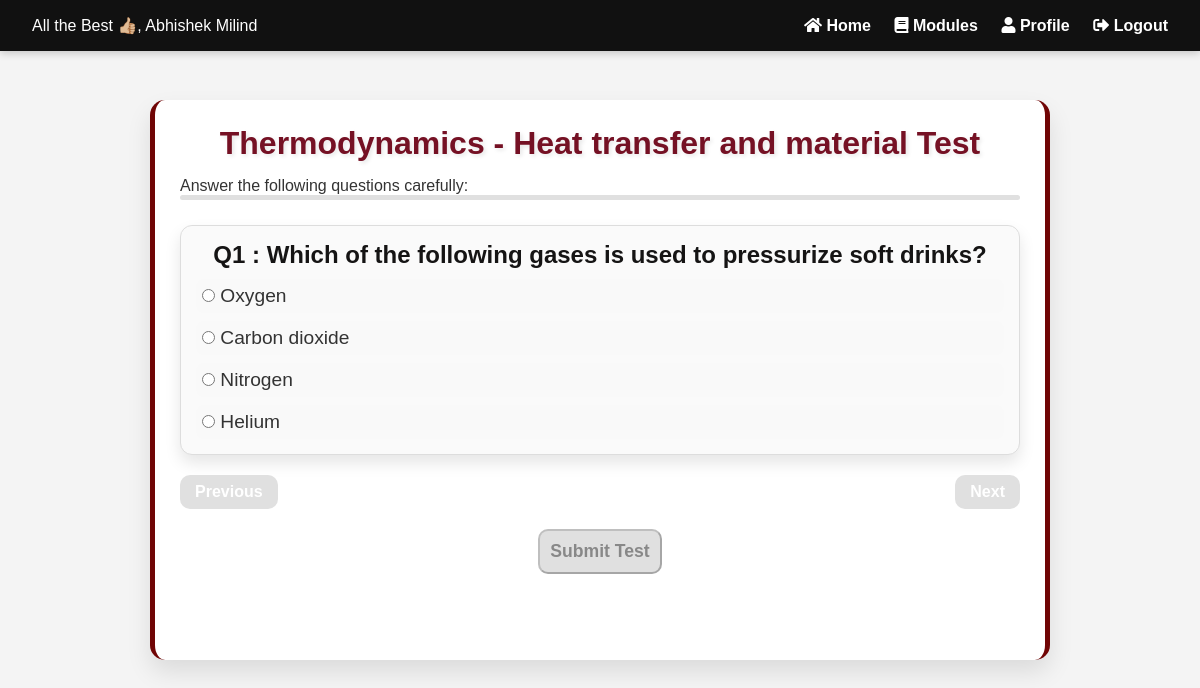
/test/1/5/ (signed in), run on the app's committed database.
### my_app/models.py (models this page shows, shortened)
class Student(models.Model):
    student_id = models.AutoField(primary_key=True)
    user = models.OneToOneField(User, on_delete=models.CASCADE)
    uga_id = models.CharField(max_length=20, blank=True, null=True)
    first_name = models.CharField(max_length=30)
    last_name = models.CharField(max_length=30)
    class_level = models.CharField(max_length=50, choices=[
        ('5th Grade', '5th Grade'),
        ('6th Grade', '6th Grade'),
        ('7th Grade', '7th Grade'),
        ('8th Grade', '8th Grade'),
        ('9th Grade', '9th Grade'),
        ('10th Grade', '10th Grade'),
        ('11th Grade', '11th Grade'),
        ('12th Grade', '12th Grade'),
        ('College Undergraduate', 'College Undergraduate'),
        ('Other', 'Other'),
    ])
    date_joined = models.DateTimeField(auto_now_add=True)
    GENDER_CHOICES = [
        ('female', 'Female'),
        ('male', 'Male'),
        ('non_binary', 'Non Binary'),
        ('prefer_not_to_answer', 'Prefer Not to Answer')
    ]
    gender = models.CharField(max_length=20, choices=GENDER_CHOICES, blank=True, null=True)
    ENGLISH_FIRST_LANGUAGE_CHOICES = [
        ('Yes', 'Yes'),
        ('No', 'No')
    ]
    is_english_first_language = models.CharField(max_length=3, choices=ENGLISH_FIRST_LANGUAGE_CHOICES, blank=True,
                                                 null=True)
    SCIENCE_EXPERIENCE_CHOICES = [
        ('A_grades', 'Science is one of my best subjects and I usually make A\'s in that class.'),
        ('ok_grades', 'Science is OK, my grades are alright, but it is not my favorite subject.'),
        ('find_difficult',
         'I find science very difficult, I do the best I can, but would like to earn better grades than I do.')
    ]
    science_experience = models.CharField(max_length=100, choices=SCIENCE_EXPERIENCE_CHOICES, blank=True, null=True)
    RACE_CHOICES = [
        ('white', 'White'),
        ('hispanic', 'Hispanic, Latino, or Spanish origin'),
        ('black', 'Black or African American'),
        ('asian', 'Asian'),
        ('american_indian', 'American Indian or Alaska Native'),
        ('middle_eastern', 'Middle Eastern or North African'),
        ('native_hawaiian', 'Native Hawaiian or Other Pacific Islander'),
        ('other_race', 'Some other race, ethnicity, or origin'),
        ('prefer_not_to_answer', 'Prefer not to answer')
    ]
    race = models.ManyToManyField('Race', blank=True)

class Topic(models.Model):
    topic_id = models.AutoField(primary_key=True)
    topic_name = models.CharField(max_length=30)
    topic_order = models.IntegerField()

class Subtopic(models.Model):
    topic = models.ForeignKey(Topic, related_name="subtopics", on_delete=models.CASCADE)
    subtopic_id = models.AutoField(primary_key=True)
    subtopic_name = models.CharField(max_length=255)
    subtopic_order_number = models.IntegerField()

class Question(models.Model):
    question_id = models.AutoField(primary_key=True)
    question_text = models.TextField()
    topic = models.ForeignKey(Topic, related_name="questions", on_delete=models.CASCADE)
    subtopic = models.ForeignKey(Subtopic, related_name="questions", on_delete=models.CASCADE)
    assigned_at = models.IntegerField(choices=[(0, 'Before Assignment'), (1, 'After Assignment')], default=0)
    difficulty_level = models.CharField(max_length=15, choices=[
        ('Beginner', 'Beginner'),
        ('Intermediate', 'Intermediate'),
        ('Advanced', 'Advanced'),
    ])

class Option(models.Model):
    option_id = models.AutoField(primary_key=True)
    question = models.ForeignKey(Question, on_delete=models.CASCADE, related_name="options")
    option_text = models.CharField(max_length=255)
    is_correct = models.BooleanField(default=False)

### my_app/views.py (the view)
# urls.py: path('test/<int:topic_id>/<int:subtopic_id>/', test_view, name='test'),
@login_required
def test_view(request, topic_id, subtopic_id):
    student = get_object_or_404(Student, user=request.user)
    topic = get_object_or_404(Topic, topic_id=topic_id)
    subtopic = get_object_or_404(Subtopic, subtopic_id=subtopic_id, topic=topic)
    module = VideoModule.objects.filter(topic=topic).first()
    if not module:
        return HttpResponse("No associated module found for this topic.", status=400)
    student_progress = Progress.objects.filter(
        student=student,
        current_subtopic=subtopic
    ).first()
    if not student_progress:
        return HttpResponse("Progress record not found. Ensure progress is created in the module view.", status=400)
    load_video_link = not student_progress.video_watched
    if student_progress.video_watched and student_progress.score_before is not None:
        assigned_value = 1
    else:
        assigned_value = 0
    print("Assigned Value - ", assigned_value)
    questions = Question.objects.filter(topic=topic, subtopic=subtopic, assigned_at=assigned_value)
    context = {
        'topic': topic,
        'subtopic': subtopic,
        'questions': questions,
        'username': request.user.student.first_name,
        'assigned_video': student_progress.video_watched,
        'load_video_link': load_video_link,  # Include this flag in the context
    }
    return render(request, 'my_app/test.html', context)

### my_app/Templates/my_app/test.html (shortened to what this page needs)
{% load static %}
<!DOCTYPE html>
<html lang="en">
<head>
    <link rel="stylesheet" href="{% static 'CSS/test.css' %}?v=2">
    <link rel="stylesheet" href="https://cdnjs.cloudflare.com/ajax/libs/font-awesome/5.15.4/css/all.min.css">
</head>
<body>
<nav class="navbar">
    <div class="left">
        <span class="welcome-text">All the Best 👍🏼, {{ username }}</span>
    </div>
    <div class="right">
        <a href="{% url 'home' %}" class="nav-link"><i class="fas fa-home"></i> Home</a>
        <a href="{% url 'modules' %}" class="nav-link"><i class="fas fa-book"></i> Modules</a>
        <a href="{% url 'profile_update' %}" class="nav-link"><i class="fas fa-user"></i> Profile</a>
        <a href="{% url 'logout' %}" class="nav-link"><i class="fas fa-sign-out-alt"></i> Logout</a>
    </div>
</nav>
<div class="test-container">
    <h1>{{ topic.topic_name }} - {{ subtopic.subtopic_name }} Test</h1>
    <p>Answer the following questions carefully:</p>
    <div class="progress-bar">
    </div>
    <form method="POST" action="{% url 'submit_test' topic_id=topic.topic_id subtopic_id=subtopic.subtopic_id %}">
        <div class="questions-container">
            {% for question in questions %}
            <div class="question-card">
                <center><p class="question-text"><strong>Q{{ forloop.counter }} : {{ question.question_text }}</strong></p></center>
                <div class="options">
                    {% for option in question.options.all %}
                    <label class="option">
                        <input type="radio" name="question_{{ question.pk }}" value="{{ option.pk }}">
                        {{ option.option_text }}
                    </label>
                    {% endfor %}
                </div>
            </div>
            {% endfor %}
        </div>
        <div class="nav-buttons">
            <button type="button" id="prev-btn" class="nav-btn">Previous</button>
            <button type="button" id="next-btn" class="nav-btn">Next</button>
        </div>
       <center> <button type="submit" class="submit-btn">Submit Test</button></center>
    </form>
</div>
</body>
</html>

### my_app/Static/CSS/test.css (style rules this page uses)
* { margin: 0; padding: 0; box-sizing: border-box; }
body { font-family: 'Arial', sans-serif; background-color: #f4f4f4; color: #333; height: 100vh; display: flex; flex-direction: column; justify-content: flex-start; align-items: center; overflow-x: hidden; }
.navbar { position: fixed; top: 0; width: 100%; background-color: #111; color: #fff; display: flex; justify-content: space-between; align-items: center; padding: 1rem 2rem; box-shadow: 0 2px 8px rgba(0,0,0,0.2); z-index: 1000; }
.navbar .left .welcome-text { font-size: 1rem; font-weight: 500; }
.navbar .right a { color: #fff; text-decoration: none; margin-left: 1.2rem; font-weight: bold; transition: 0.3s; }
.test-container { margin-top: 100px; width: 75%; padding: 25px; background-color: white; border-radius: 15px; box-shadow: 0 12px 24px rgba(0, 0, 0, 0.1); border-left: 5px solid #700505; border-right: 5px solid #700505; transition: transform 0.3s ease, box-shadow 0.3s ease; overflow-y: auto; min-height: 70vh; }
.test-container h1 { font-size: 2.0rem; color: #751124; font-weight: bold; margin-bottom: 15px; text-align: center; text-shadow: 2px 2px 4px rgba(0, 0, 0, 0.1); }
.progress-bar { width: 100%; height: 5px; background-color: #e0e0e0; border-radius: 5px; margin-bottom: 25px; }
.question-card { display: none; background-color: #fafafa; border: 1px solid #ddd; border-radius: 12px; padding: 15px; margin-bottom: 15px; box-shadow: 0 8px 16px rgba(0, 0, 0, 0.1); transition: transform 0.3s ease, box-shadow 0.3s ease; }
.question-text { font-size: 1.5rem; color: #151414; font-weight: bold; margin-bottom: 10px; }
.options { display: flex; flex-direction: column; gap: 8px; }
.option { font-size: 1.2rem; color: #333; padding: 6px; cursor: pointer; border-radius: 8px; background-color: #f9f9f9; transition: all 0.3s ease; }
.nav-buttons { display: flex; justify-content: space-between; margin-top: 20px; }
.nav-btn { background-color: #9e1b32; color: white; border: none; padding: 8px 15px; border-radius: 10px; cursor: pointer; font-weight: bold; font-size: 1rem; transition: background-color 0.3s ease, transform 0.3s ease; }
.nav-btn:disabled { background-color: #e0e0e0; cursor: not-allowed; }
.submit-btn { margin-top: 20px; background-color: #9e1b32; color: white; padding: 10px; border-radius: 10px; cursor: pointer; font-weight: bold; font-size: 1.1rem; transition: background-color 0.3s ease; }
.submit-btn:disabled { background-color: #e0e0e0; color: #888; cursor: not-allowed; transform: none; }
.question-card, .nav-btn, .submit-btn { animation: fadeIn 1s ease-out; }

### data on the page
Student: first_name "Abhishek Milind"
Topic: topic_name "Thermodynamics"
Subtopic: subtopic_name "Heat transfer and material"
Question: question_text "Which of the following gases is used to pressurize soft drinks?"
Option: option_text "Oxygen"
Option: option_text "Carbon dioxide"
Option: option_text "Nitrogen"
Option: option_text "Helium"
